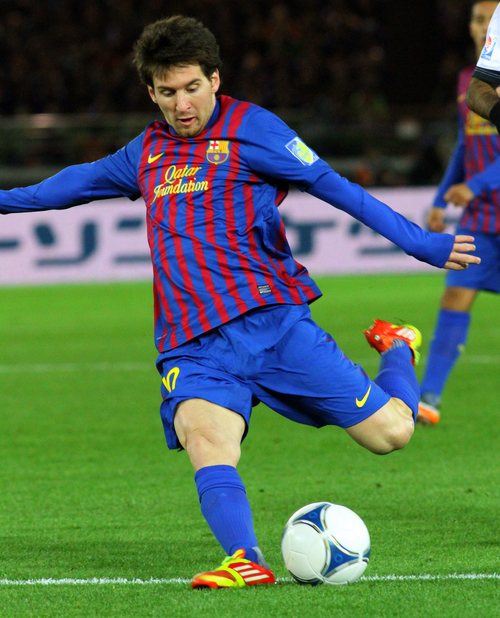
#> input picture resource/messi2.png, 500 x 618 px
$ python computing_histogram_RGB_image.py
#> lines starting #> are read from the running program, lines starting #| are printed output that depends on the picture
#references:
# 1) https://en.wikipedia.org/wiki/Image_histogram
# 2) https://docs.opencv.org/3.1.0/d1/db7/tutorial_py_histogram_begins.html#gsc.tab=0
# 3) http://www.cambridgeincolour.com/tutorials/histograms1.htm
# 4 http://www.cambridgeincolour.com/tutorials/histograms2.htm

import cv2
from matplotlib import pyplot as plt

messi = cv2.imread("../resource/messi2.png")
#> messi is the input picture: shape (618, 500, 3); mean B, G, R 78.2, 101.3, 78.3

b_hist = cv2.calcHist([messi], [0], None, [256], [0,256])
#> b_hist = 256 values, max 6201 at index 40, min 101 at index 248, mean 1207
g_hist = cv2.calcHist([messi], [1], None, [256], [0,256])
#> g_hist = 256 values, max 5557 at index 150, min 121 at index 235, mean 1207
r_hist = cv2.calcHist([messi], [2], None, [256], [0,256])
#> r_hist = 256 values, max 4755 at index 86, min 122 at index 241, mean 1207

plt.figure()
plt.xlabel("Intensity Levels")
plt.ylabel("Number of Pixels")

plt.plot(b_hist, color="b"), plt.xlim([-20,300])
plt.plot(g_hist, color="g"), plt.xlim([-20,300])
plt.plot(r_hist, color="r"), plt.xlim([-20,300])

plt.show()
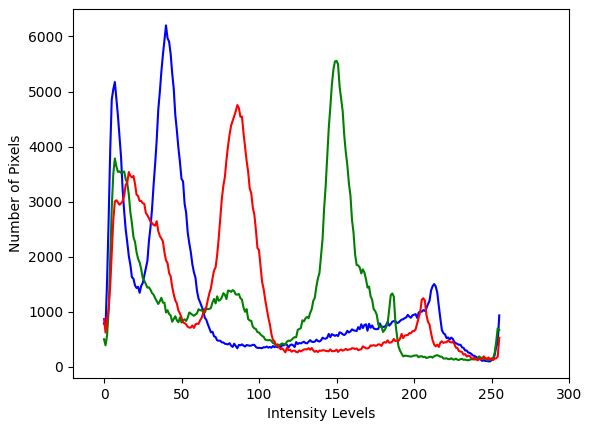
#> figure drawn by matplotlib, 1 panel; curve peaks at x = 40, y = 6201; curve peaks at x = 150, y = 5557; curve peaks at x = 86, y = 4755

$ run again, with resource/noisy.png copied over resource/messi2.png
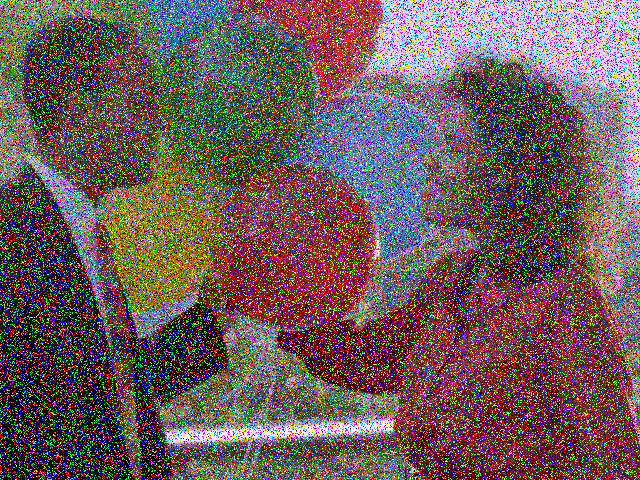
#> input picture resource/noisy.png, 640 x 480 px
#> messi is the input picture: shape (480, 640, 3); mean B, G, R 89.9, 92, 109.1
#> b_hist = 256 values, max 47258 at index 255, min 62 at index 1, mean 1200
#> g_hist = 256 values, max 46288 at index 0, min 0 at index 236, mean 1200
#> r_hist = 256 values, max 46352 at index 255, min 1 at index 1, mean 1200
#> `plt.show()`:
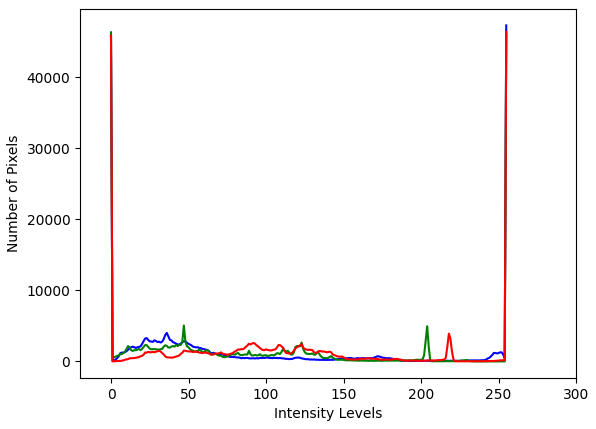
#> figure drawn by matplotlib, 1 panel; curve peaks at x = 255, y = 47258; curve peaks at x = 0, y = 46288; curve peaks at x = 255, y = 46352
